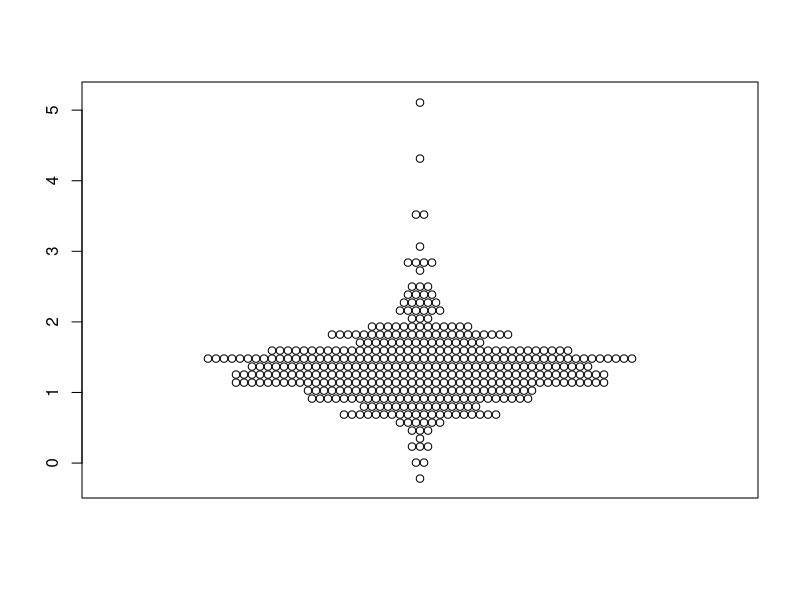
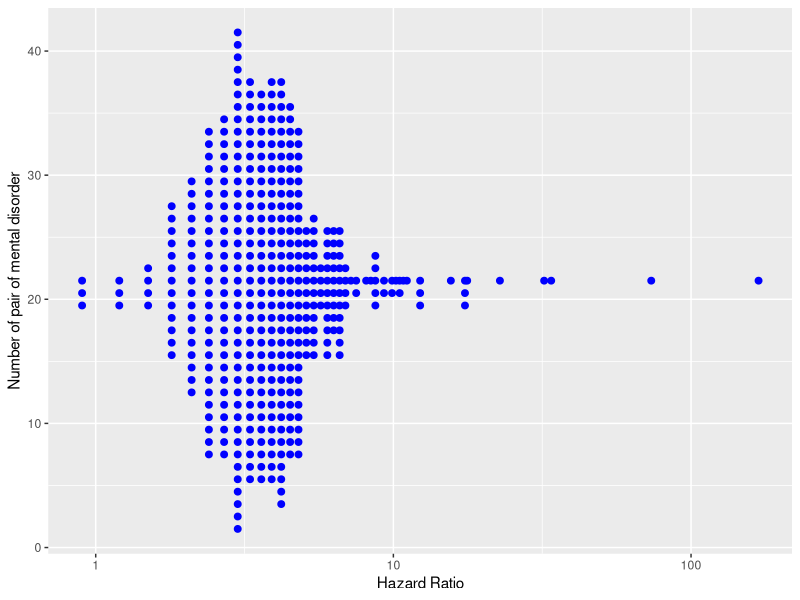

Write R code to recreate these figures, in order.
# A script that takes data from Carmen and transform it for the web application
library(tidyverse)

# Step 1: compute position for beeswarm plot
library(beeswarm)
data <- read.table("data.csv", header=T, sep=",")
data$pair <- paste(data$Prior_disorder, data$Later_disorder, sep="-")
a = beeswarm(log(data$HR), method="center", cex=1, corral="none", draw=F)
a

# Step 1: compute position for dotplot histogram
data <- read.table("data.csv", header=T, sep=",")
don = data %>% 
  arrange(HR) %>% 
  mutate(HR_rounded = round(HR/0.3)*0.3 ) %>% 
  mutate(y=ave(HR_rounded, HR_rounded, FUN=seq_along))
don %>% head
# Max tot
milieu = round( max( don$y, na.rm=T) / 2 ) + 0.5

# Max of each category?
tmp <- don %>% group_by(HR_rounded) %>% summarize(nbObs=n())
tmp
don <- merge(don, tmp, by.x="HR_rounded", by.y="HR_rounded")
don
don <- don %>% mutate( yPrim = milieu - round(nbObs/2) + y )
don %>% head(100)

ggplot(don, aes(x=HR_rounded, y=yPrim) ) +
  geom_point( size=2, color="blue" ) +
  xlab('Hazard Ratio') +
  ylab('Number of pair of mental disorder') +
  scale_x_log10()

# Write result
write.table(don, file='data_test.csv', row.names=F, quote=F, sep=",")

don



